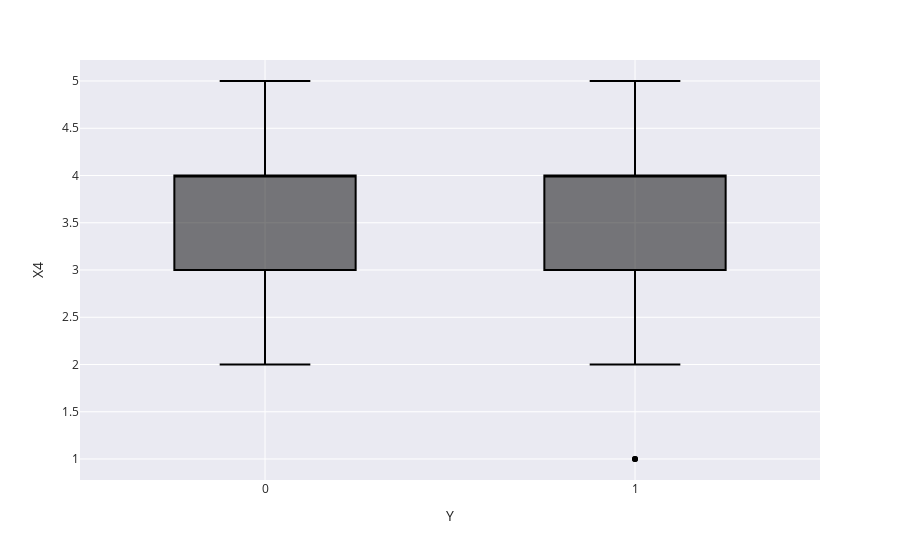

The code cell stored with this chart in its notebook:
### Code cell
px.box(data,x=data["Y"],y=data[data.columns[4]]).update_traces(marker_color="black").update_layout(template="seaborn")

### Figure 1 — Plotly figure (JSON) as saved in the notebook; plotly's stock layout.template omitted (floating-point values rounded to 4 significant figures)
{"data": [{"alignmentgroup": "True", "hovertemplate": "Y=%{x}<br>X4=%{y}<extra></extra>", "legendgroup": "", "marker": {"color": "black"}, "name": "", "notched": false, "offsetgroup": "", "orientation": "v", "showlegend": false, "type": "box", "x": [0, 0, 1, 0, 0, 1, 0, 1, 0, 0, 0, 0, 1, 0, 0, 1, 0, 1, 0, 0, 1, 0, 0, 1, 1, 0, 1, 1, 1, 1, 0, 0, 1, 1, 1, 0, 1, 1, 1, 1, 0, 1, 0, 0, 1, 1, 1, 0, 1, 1, 1, 1, 1, 1, 1, 1, 0, 0, 1, 1, 0, 1, 1, 0, 1, 1, 0, 0, 1, 1, 1, 0, 1, 0, 1, 0, 0, 1, 0, 1, 1, 0, 1, 1, 0, 1, 1, 0, 0, 0, 0, 1, 1, 1, 0, 1, 0, 1, 1, 0, 1, 1, 0, 1, 0, 1, 1, 0, 0, 1, 0, 0, 0, 0, 0, 0, 1, 1, 1, 1, 0, 1, 1, 1, 0, 0], "x0": " ", "xaxis": "x", "y": [4, 5, 3, 3, 3, 5, 2, 4, 4, 2, 3, 4, 5, 5, 3, 3, 5, 3, 4, 4, 3, 5, 5, 5, 3, 3, 5, 3, 3, 3, 3, 4, 4, 4, 1, 3, 3, 3, 3, 4, 3, 3, 3, 4, 4, 4, 4, 3, 5, 3, 3, 3, 3, 3, 4, 4, 5, 4, 5, 2, 3, 4, 4, 2, 4, 4, 5, 3, 5, 5, 4, 5, 4, 3, 5, 3, 3, 5, 3, 5, 4, 3, 4, 4, 4, 4, 3, 4, 4, 3, 4, 4, 5, 4, 2, 5, 4, 4, 4, 4, 4, 3, 3, 4, 5, 3, 3, 4, 4, 4, 4, 4, 3, 4, 4, 4, 5, 5, 4, 1, 4, 4, 4, 4, 4, 5], "y0": " ", "yaxis": "y"}], "layout": {"boxmode": "group", "legend": {"tracegroupgap": 0}, "margin": {"t": 60}, "xaxis": {"anchor": "y", "domain": [0, 1], "title": {"text": "Y"}}, "yaxis": {"anchor": "x", "domain": [0, 1], "title": {"text": "X4"}}}}
